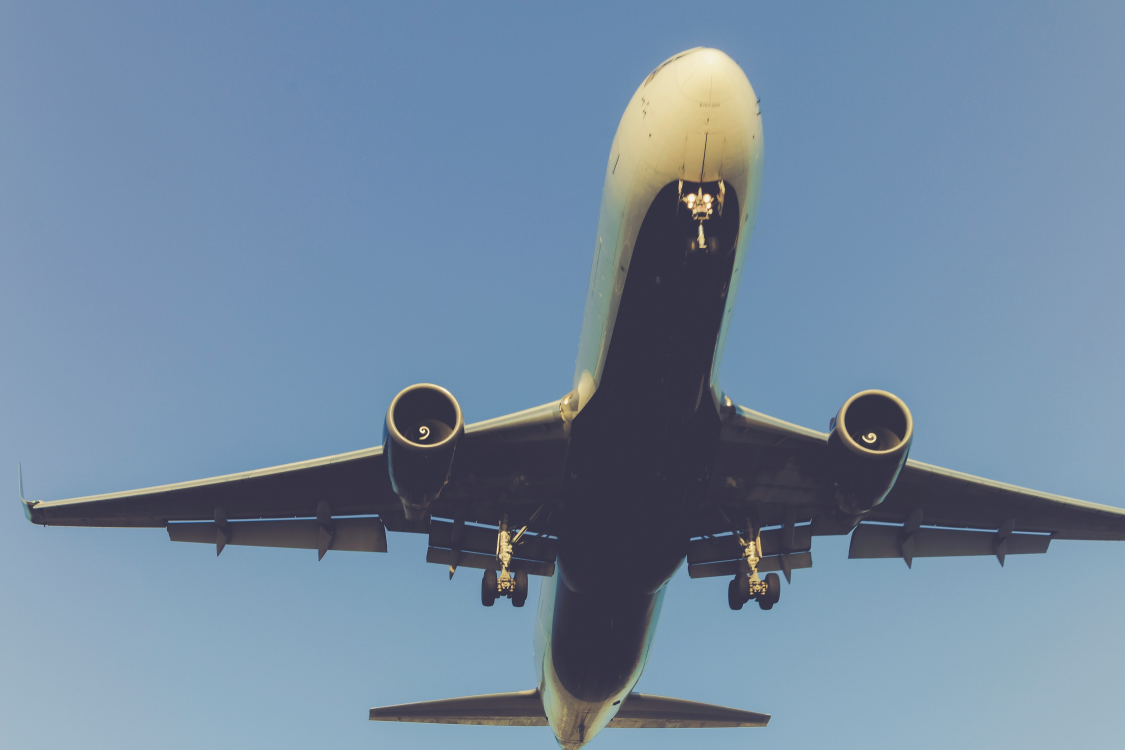
#> input picture image classification/aeroplanes/aaron-barnaby-A6HjuUdcURY-unsplash.jpg, 4500 x 3000 px, found by its file name (shown at 1/4 size); its folder holds only this picture in this run
$ jupyter execute P_Hemanth_mini_project.ipynb
#> lines starting #> are read from the running program, lines starting #| are printed output that depends on the picture
<a href="https://colab.research.google.com/github/henamth/Mini-Project/blob/main/P_Hemanth_mini_project.ipynb" target="_parent"></a>

[cell 1]
import os
import numpy as np
import pandas as pd
import matplotlib.pyplot as plt
from skimage.io import imread
from skimage.transform import resize

datadir = '/content/drive/MyDrive/my projects/mini project/image classification'

categories = ['aeroplanes','cars'] # Name the folder with these categories
target = []
flat_data = []
images = []

for i in categories:
  path = os.path.join(datadir,i)
  #print(path)
  for img in os.listdir(path):
    print(img)
    img_array = imread(os.path.join(path,img))
#> img_array is the input picture: shape (3000, 4500, 3); mean R, G, B 114.2, 136.8, 160.1

    img_resize = resize(img_array,(150,150,3)) # Value gets converted 0-1 from 0-255
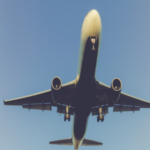
#> img_resize: shape (150, 150, 3) float64; mean R, G, B 0.448, 0.537, 0.628
    flat_data.append(np.ndarray.flatten(img_resize))
    target.append(i)
    plt.imshow(img_resize)
    plt.show()

flat_data = np.array(flat_data)
target = np.array(target)
images = np.array(images)
